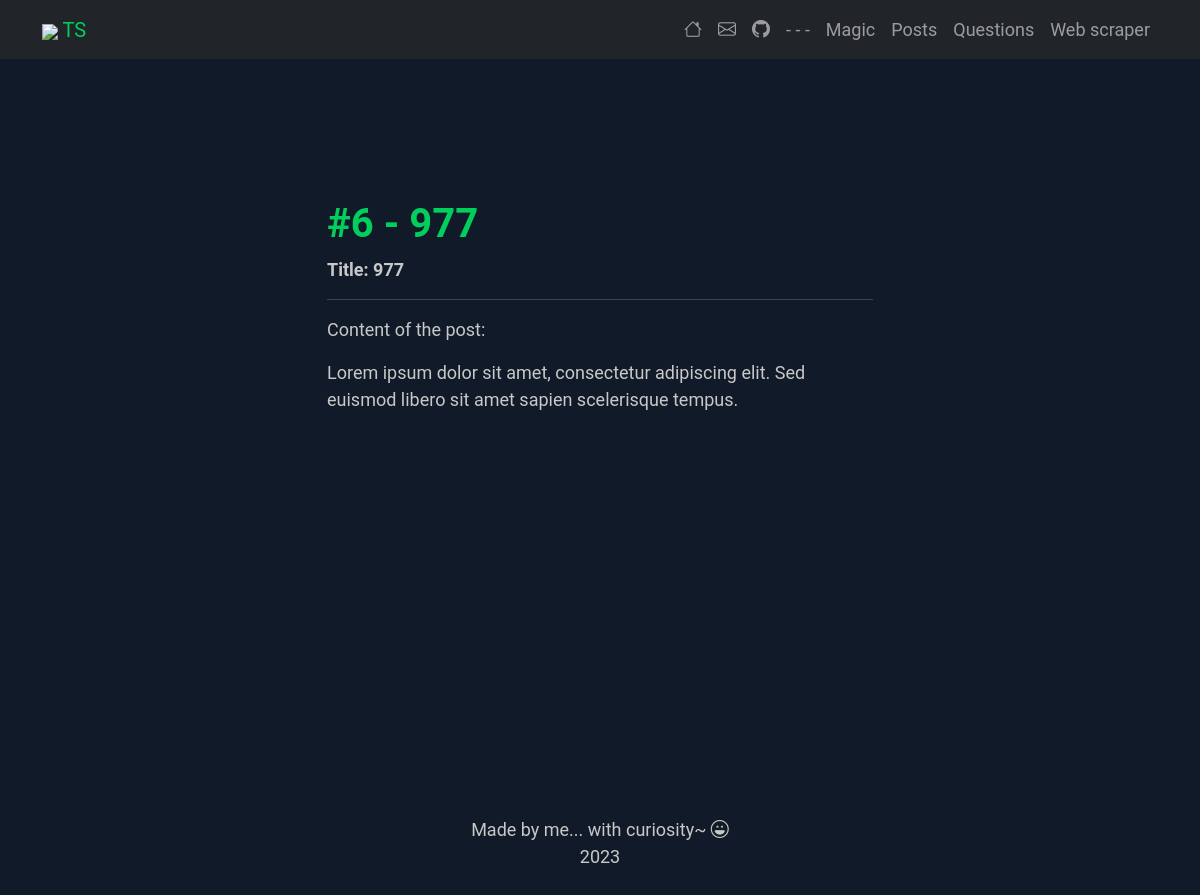
The app's page /posts/6/, older data.
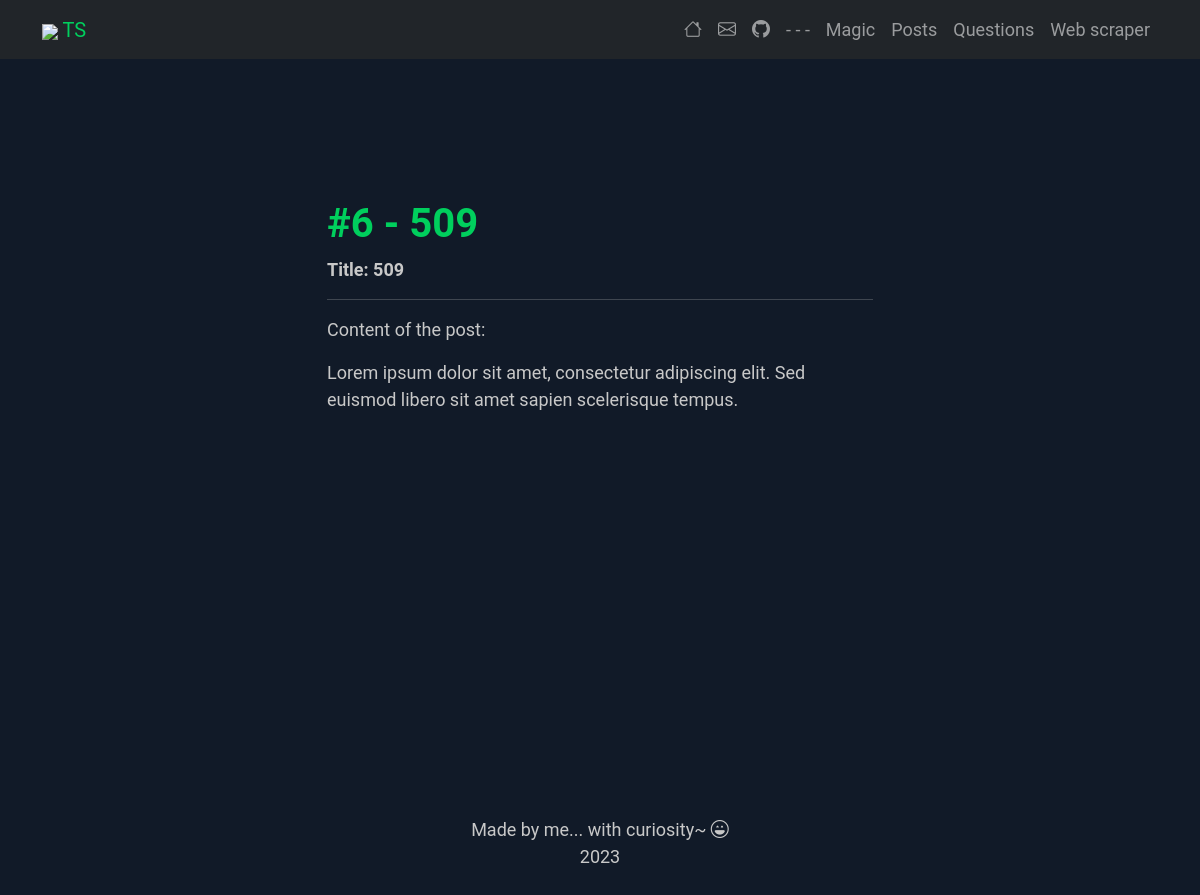
The same page, newer data.
### app/models/post.py (models this page shows, shortened)
class Post(db.Model):
    id = db.Column(db.Integer, primary_key=True)
    title = db.Column(db.String(150))
    content = db.Column(db.Text)

### app/posts/routes.py (the view)
@bp.route("/<int:post_id>/")
def single_post(post_id):
    single_post = Post.query.get_or_404(post_id)
    return render_template("posts/single_post.html", single_post=single_post)

### app/templates/posts/single_post.html
{% extends 'base.html' %}
{% block content %}
<section class="parallax-block">
    <div class="row justify-content-center">
        <div class="col-lg-6">
            <span class="title">
                <h1>{% block title %} #{{ single_post.id }} - {{ single_post.title }}{% endblock %}</h1>
            </span>
            <div class="content">
                <div class="single_post">
                    <p><b>Title: {{ single_post.title }}</b></p>
                    <hr>
                    <p>Content of the post:</p>
                    <p>{{ single_post.content }}</p>
                </div>
            </div>
        </div>
    </div>
</section>
{% endblock %}

Row changes from the older to the newer data that the page shows:
changed Post id 6: title "977" → "509"
